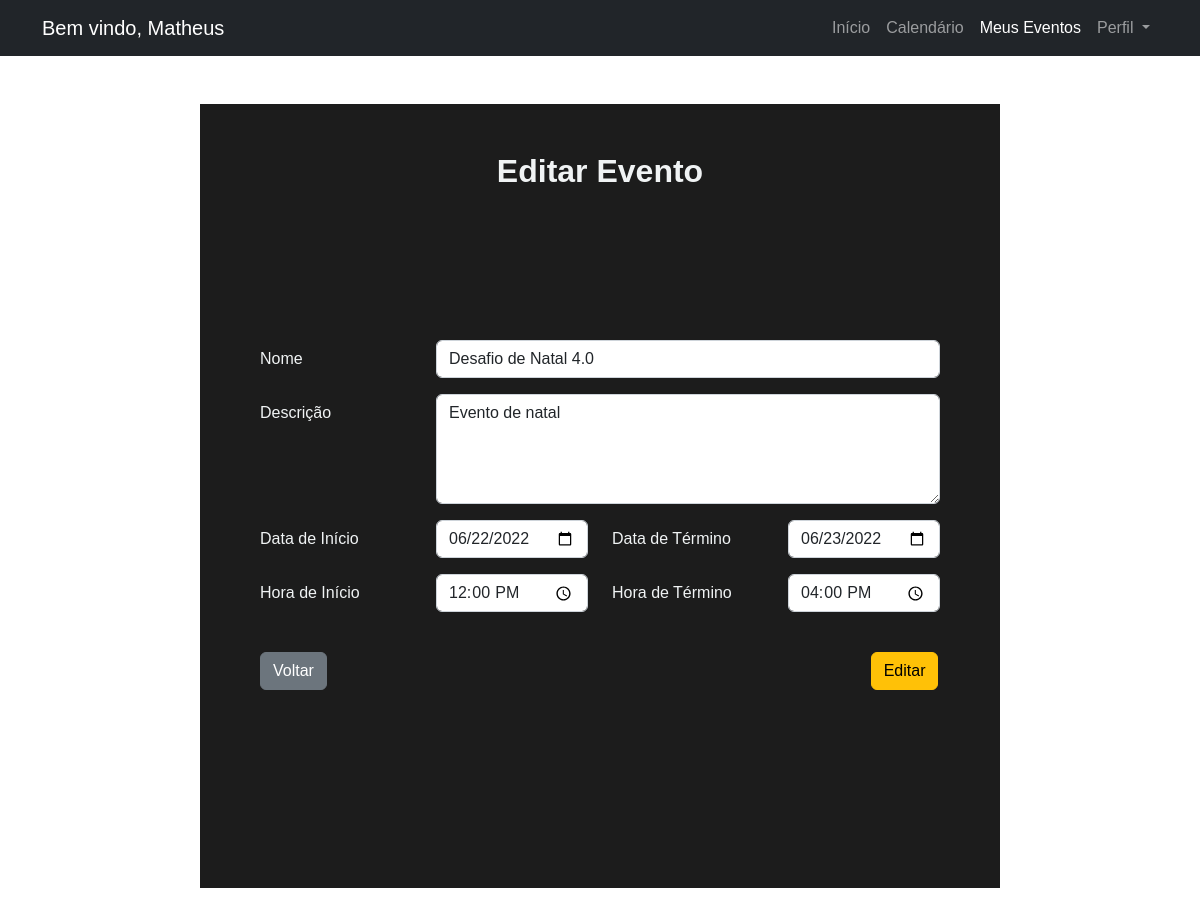
The page /EditarEvento.php?idEvento=5 (signed in) on the database its author committed.
### tables this page shows
CREATE TABLE `usuarios` (
  `idUsuario` int(11) NOT NULL,
  `nome` varchar(45) NOT NULL,
  `email` varchar(110) NOT NULL,
  `telefone` varchar(15) NOT NULL,
  `sexo` char(1) NOT NULL,
  `senha` varchar(45) NOT NULL
);

CREATE TABLE `eventos` (
  `idEvento` int(11) NOT NULL,
  `descricao` varchar(255) NOT NULL,
  `horaInicio` time NOT NULL,
  `horaFim` time NOT NULL,
  `dataInicio` date NOT NULL DEFAULT current_timestamp(),
  `dataFim` date NOT NULL DEFAULT current_timestamp(),
  `idOrganizador` int(11) NOT NULL,
  `nome` varchar(25) NOT NULL
);

### EditarEvento.php (the view, shortened to what this page needs)
<?php
include_once('config.php');
    $emailLogado = $_SESSION['email'];
    $senhaLogado = $_SESSION['senha'];
    $usuario = "SELECT idUsuario, nome FROM usuarios WHERE email='$emailLogado' AND senha = '$senhaLogado'";
    $resultUsuario = $conexao->query($usuario);
    while ($usuarioDB = mysqli_fetch_assoc($resultUsuario)) {
        $nomeUsuario = $usuarioDB['nome'];
    }
    if (!empty($_GET['idEvento'])) {
        $idEvento = $_GET['idEvento'];
        $evento = "SELECT * FROM eventos WHERE idEvento=$idEvento";
        $result = $conexao->query($evento);
        while ($eventoDB = mysqli_fetch_assoc($result)) {
            $nomeEvento = $eventoDB['nome'];
            $descricao = $eventoDB['descricao'];
            $horaFim = $eventoDB['horaFim'];
            $horaInicio = $eventoDB['horaInicio'];
            $dataInicio = $eventoDB['dataInicio'];
            $dataFim = $eventoDB['dataFim'];
        }
    }
?>
<!DOCTYPE html>
<html lang="en">
<head>
    <link href="https://cdn.jsdelivr.net/npm/bootstrap@5.2.0-beta1/dist/css/bootstrap.min.css" rel="stylesheet">
</head>
<body>
    <nav class="navbar navbar-expand-lg navbar-dark bg-dark">
        <div class="container">
            <a class="navbar-brand">Bem vindo, <?php echo $nomeUsuario ?></a>
            <div class="collapse navbar-collapse justify-content-center" id="navbarNavDropdown">
                <ul class="navbar-nav ms-auto">
                    <li class="nav-item">
                        <a class="nav-link" href="home.php">Início</a>
                    </li>
                    <li class="nav-item">
                        <a class="nav-link" href="calendario.php">Calendário</a>
                    </li>
                    <li class="nav-item">
                        <a class="nav-link active" href="MeusEventos.php">Meus Eventos</a>
                    </li>
                    <li class="nav-item dropdown ">
                        <a class="nav-link dropdown-toggle" href="#" id="navbarDropdown" role="button" data-bs-toggle="dropdown" aria-expanded="false">
                            Perfil
                        </a>
                    </li>
                </ul>
            </div>
        </div>
    </nav>
    <div class="container conteudo mt-5 mb-4">
        <div class="row p-5">
            <h2 class=""><strong>Editar Evento</strong></h2>
        </div>
        <div class="row p-5">
            <form style="width: 800px;  margin-left: auto; margin-right: auto;" action="EditarEvento.php" method="POST">
                <div class="form-group row mb-3 mt-3 ">
                    <label for="nome" class="col-sm-3 col-form-label">Nome</label>
                    <div class="col-sm-9">
                        <input type="text" class="form-control" id="nome" name="nome" <?php echo "value='$nomeEvento'" ?> >
                    </div>
                </div>
                <div class="form-group row mb-3">
                    <label for="descricao" class="col-sm-3 col-form-label">Descrição</label>
                    <div class="col-sm-9">
                        <div class="form-group">
                            <textarea class="form-control" id="descricao" name="descricao" rows="4" ><?php echo $descricao ?></textarea>
                        </div>
                    </div>
                </div>
                <div class="form-group row mb-3">
                    <label for="dataInicio" class="col-sm-3 col-form-label">Data de Início</label>
                    <div class="col-sm-3">
                        <input type="date" class="form-control" id="dataInicio" name="dataInicio" <?php echo "value='$dataInicio'" ?>>
                    </div>
                    <label for="dataFim" class="col-sm-3 col-form-label">Data de Término</label>
                    <div class="col-sm-3">
                        <input type="date" class="form-control" id="dataFim" name="dataFim" <?php echo "value='$dataFim'" ?>>
                    </div>
                </div>
                <div class="form-group row mb-3">
                    <label for="horaInicio" class="col-sm-3 col-form-label">Hora de Início</label>
                    <div class="col-sm-3">
                        <input type="time" class="form-control" id="horaInicio" name="horaInicio" <?php echo "value=$horaInicio" ?>  >
                    </div>
                    <label for="horaFim" class="col-sm-3 col-form-label">Hora de Término</label>
                    <div class="col-sm-3">
                        <input type="time" class="form-control" id="horaFim" name="horaFim" <?php echo "value=$horaFim" ?>   >
                    </div>
                </div>
                <div class="form-group row pt-4">
                    <div class="col-sm-10">
                        <a class="btn btn-secondary" href="MeusEventos.php">Voltar</a>
                    </div>
                    <div class="col-sm">
                        <button type="submit" name="submit" class="btn btn-warning ms-4">Editar</button>
                    </div>
                </div>
            </form>
        </div>
    </div>
</body>
</html>

### EditarEvento.php (style rules this page uses)
body { font-family: Arial, Helvetica, sans-serif; }
.conteudo { width: 800px; padding-bottom: 150px; background-color: #1C1C1C; }
h2 { color: #F0F3F4; text-align: center; }
label { color: #F0F3F4; text-align: left; }

### rows shown on the page
usuarios: nome "Matheus"
eventos: nome "Desafio de Natal 4.0", descricao "Evento de natal", dataInicio "06/22/2022", dataFim "06/23/2022", horaInicio "12:00:00", horaFim "16:00:00"
